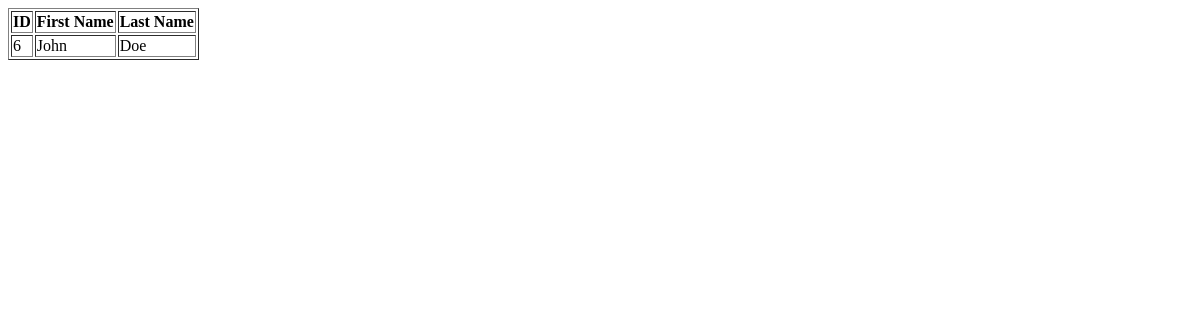
Before: /members/memberstable/ with the older database file.
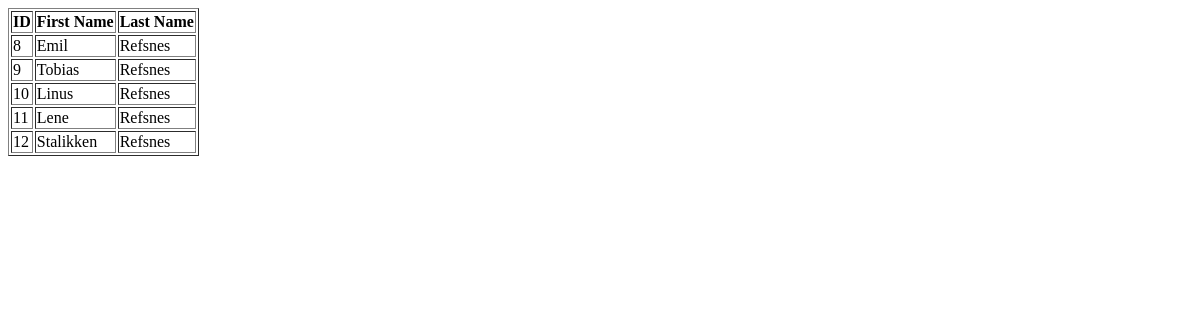
After: the same page with the newer database file.
### members/models.py (models this page shows)
class Member(models.Model):
    first_name = models.CharField(max_length=255)
    last_name = models.CharField(max_length=255)
    email = models.EmailField(null=True) #phone
    joined_date = models.DateField(null=True) #joined_date

### members/views.py (the view)
# urls.py: path('members/memberstable/', views.memberstable, name='memberstable')
def memberstable(request):
    members = Member.objects.all()
    template = loader.get_template('memberstable.html')
    context = {
        'members': members
    }
    return HttpResponse(template.render(context, request))

### members/templates/memberstable.html
<table border="1">
    <tr>
        <th>ID</th>
        <th>First Name</th>
        <th>Last Name</th>
    </tr>
    {% for member in members %}
    <tr>
        <td>{{member.id}}</td>
        <td>{{member.first_name}}</td>
        <td>{{member.last_name}}</td>
    </tr>
    {% endfor %}
</table>

Changed rows visible on the page:
removed Member: id "6", first_name "John", last_name "Doe"
added Member: id "8", first_name "Emil", last_name "Refsnes"
added Member: id "9", first_name "Tobias", last_name "Refsnes"
added Member: id "10", first_name "Linus", last_name "Refsnes"
added Member: id "11", first_name "Lene", last_name "Refsnes"
added Member: id "12", first_name "Stalikken", last_name "Refsnes"
